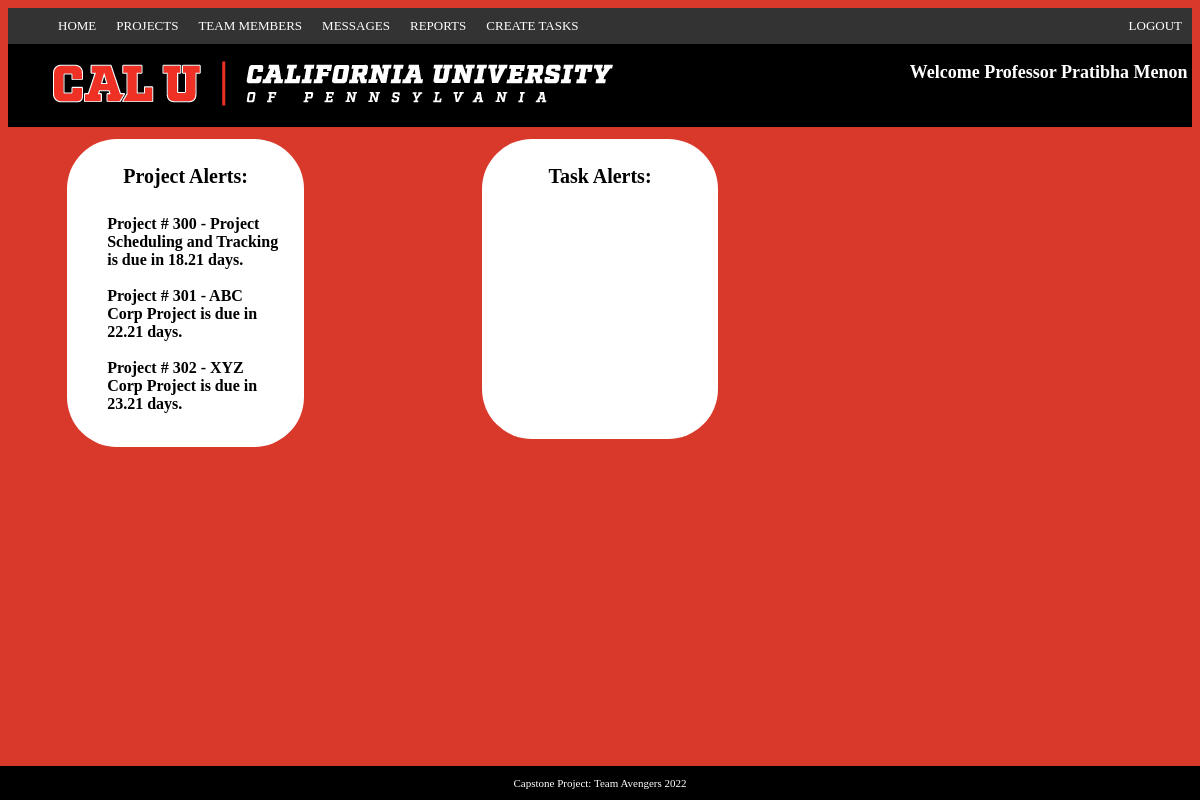
Screenshot of /projectDirector/project_director_home.php (signed in) with the database file from the repository.
### tables this page shows
CREATE TABLE project_director (
    dir_id      INT           NOT NULL    AUTO_INCREMENT,
    dir_fname   VARCHAR(60)   NOT NULL,
    dir_lname   VARCHAR(60)   NOT NULL,
    username    VARCHAR(255)   NOT NULL,
    password    VARCHAR(255)   NOT NULL,
	reset_pass	VARCHAR(255),
    is_dir      VARCHAR(4),
    PRIMARY KEY (dir_id),
    UNIQUE INDEX username (username)
);

CREATE TABLE project (
    project_id      	   INT           NOT NULL     AUTO_INCREMENT,
    project_name    	   VARCHAR(40)   NOT NULL,
    dir_id          	   INT,
    account_id      	   INT,
    pro_start_date  	   DATE,
    pro_end_date    	   DATE,
    project_description    VARCHAR(255),
	tafp1				   DECIMAL(10,2),	
	code                   DECIMAL(10,2),
	personMonths           DECIMAL(10,2),
	months                 DECIMAL(10,2),
	persons                DECIMAL(10,2),
	personnel_cost  	   DECIMAL(10,2),
	cost_justification    VARCHAR(255),
    PRIMARY KEY (project_id),
    FOREIGN KEY (account_id) REFERENCES accounting (account_id) ON DELETE CASCADE
);

### projectDirector/director/dir_name.php (called while the page is built, shortened)
<?php
$username = $_SESSION['username'];
$query = 'SELECT * FROM project_director
					WHERE username = :username';
$statement = $db->prepare($query);
$statement->bindValue(':username',$username);
$statement->execute();
$variable1 = $statement->fetch();

### projectDirector/alerts/alerts.php (called while the page is built, shortened)
<?php
$query = 'SELECT *
          FROM project
          ORDER BY project_id';
$statement = $db->prepare($query);
$statement->execute();
$projects = $statement->fetchAll();
$myDate = strtotime(date('Y-m-d H:i:s'));
?>

### projectDirector/project_director_home.php (the view, shortened to what this page needs)
<?php
require_once('../inc/db_connect.php');
include('director/dir_name.php');
include('alerts/alerts.php');
include('webpage/header.php');
?>
	<div class="container">
		<div class="side1" align = "center">
		<h4 style="font-size: 20px;">Project Alerts:</h4>
		<ul type="A"  class = "dueDates">
		<?php foreach ($projects as $project) : ?>
                <li style="margin-right: 11%;" id="1"><?php $nextDate = strtotime(($project['pro_end_date']));?>
				<?php $currentDate = round((($nextDate-$myDate) /86400), 2);?>
				<?php echo "Project # ". $project['project_id']. " - " . $project['project_name']. " is due in ".$currentDate.   " days.";?> </li>
				<br>
        <?php endforeach; ?>
		</ul>
		</div>
		<div class="side2" align = "center">
		<h4 style="font-size: 20px;" align = "center">Task Alerts:</h4>
		</div>
	</div>
</body>
<footer><p>Capstone Project: Team Avengers 2022</p></footer>
</html>

### projectDirector/webpage/header.php (shortened to what this page needs)
<!DOCTYPE html>
<html lang="en">
<head>
	<link rel="stylesheet" href="webpage/main.css" />
	<link rel="stylesheet" href="https://cdnjs.cloudflare.com/ajax/libs/font-awesome/4.7.0/css/font-awesome.min.css">
</head>
<body>
<header>
	<nav>
		<div class="navbar">
			<ul>
				<li><a href="project_director_home.php">Home</a>
				<li><a href="#Projects">Projects</a>
				</li>
				<li><a href="#teamMembers">Team Members</a>
				</li>
				<li><a href="#messages">Messages</a>
				</li>
				<li><a href="run_reports.php">Reports</a></li>
				<li><a href="create_tasks.php">Create Tasks</a></li>
			</ul>
		<div class="logout">
			<div class="logout2">
				<ul>
					<li><a href="clear.php">LOGOUT</a><li>
				</ul>
			</div>
		</div>
	</nav>
	<div class="header">
		<div class="header2">
			<img src="webpage/caluBanner.jpg" alt="California University of Pennsylvania">
			<div class="greeting">
				<h3><b>Welcome Professor <?php echo $variable1['dir_fname']. " ". $variable1['dir_lname']; ?></b>&nbsp;</h3>
			</div>
		</div>
	</div>
</header>

### projectDirector/webpage/main.css (style rules this page uses)
html { background-color: rgb(217, 57, 42); }
body { width: auto; }
a { text-transform: uppercase; font-size: 14px; }
.navbar { background: #333; }
.navbar:after { content: ''; clear: both; display: block; }
.navbar ul { list-style: none; margin: 0; }
.navbar > ul > li { float: left; position: relative; }
.navbar ul li a { text-decoration: none; color: white; padding: 10px 10px; display: block; font-size: 13px; }
.logout { float: right; }
.logout2 a { text-decoration: none; color: white; margin: 0; }
.header { background-color: #919191; max-width: 100%; }
.header2 { background-color: black; height: auto; max-width: 100%; }
.greeting { float: right; }
h3 { color: white; font-size: 18px; }
h4 { color: black; font-size: 18px; }
.side1 { float: left; border-radius: 50px; color: black; margin-left: 5%; width: 20%; height: 450px; background-color:white; margin-top: 1%; height: auto; min-height: 300px; }
div.side2 { float: left; border-radius: 50px; color: black; margin-left: 15%; width:20%; height: 450px; text-align:left; background-color:white; margin-top: 1%; height: auto; min-height: 300px; }
footer { position: fixed; left: 0; bottom: 0; width: 100%; background-color: black; color: white; text-align: center; font-size: 11px; }
li { max-width:335px; word-wrap:break-word; text-align:left; }
ul[class = dueDates] { list-style-type: none; font-weight: bold; display: block; text-align: left; }

### rows the page displays
project_director: dir_fname "Pratibha", dir_lname "Menon"
project: project_id "300", project_name "Project Scheduling and Tracking", pro_end_date "18.21"
project: project_id "301", project_name "ABC Corp Project", pro_end_date "22.21"
project: project_id "302", project_name "XYZ Corp Project", pro_end_date "23.21"
